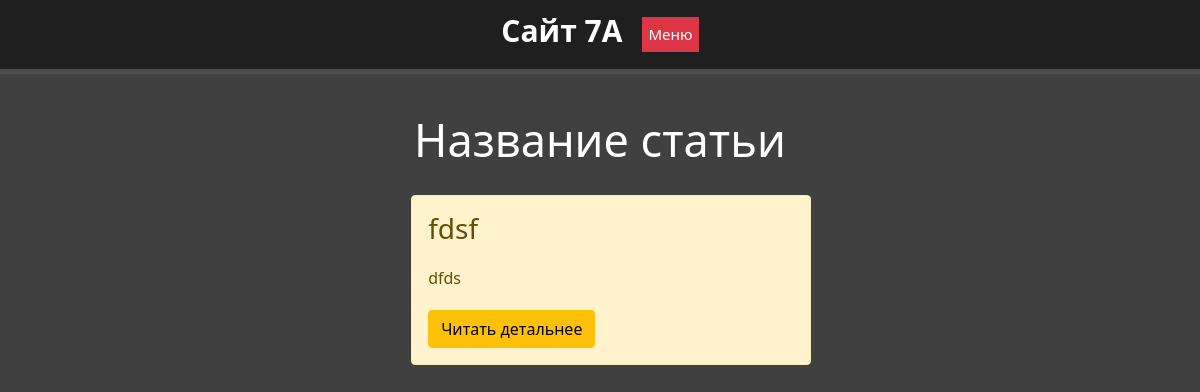
The app's page /news, older data.
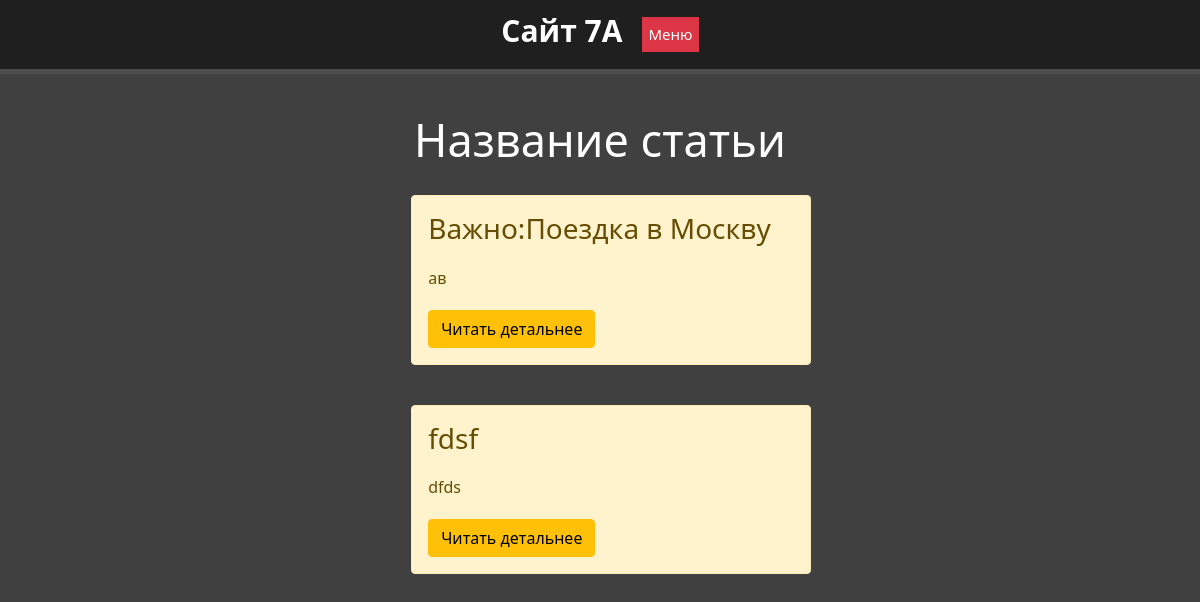
The same page, newer data.
### news/models.py (models this page shows, shortened)
class Articles(models.Model):
    title = models.CharField('Название', max_length=50)
    anons = models.CharField('Анонс', max_length=250)
    full_text = models.TextField("Текст")
    date = models.CharField('Дата публикации', default=time, max_length=50)
    class Meta:
        verbose_name = "Новость"

### news/views.py (the view)
# urls.py: path("", views.news_home, name="news_home"),
def news_home(request):
    news = Articles.objects.order_by('-date')
    return render(request, 'news/news.html', {'news': news})

### news/templates/news/news.html (shortened to what this page needs)
{% extends "main/layout.html" %}
{% block content %}
    <div class="features">
        <h1>Название статьи</h1>
        {% if news %}
            {% for el in news %}
                <div class="alert alert-warning">
                    <h3>{{ el.title }}</h3>
                    <p>{{ el.anons }}</p>
                    <a href="{% url "news-detail" el.id%}" class="btn btn-warning">Читать детальнее</a>
                </div>
            {% endfor %}
        {% else %}
            <p>У вас нет записей!</p>
        {% endif %}
    </div>
{% endblock %}

### main/templates/main/layout.html (shortened to what this page needs)
{%  load static %}
<!doctype html>
<html lang="ru">
<head>
    <link rel="stylesheet" href="https://cdn.jsdelivr.net/npm/bootstrap@5.1.3/dist/css/bootstrap.min.css">
    <link rel="stylesheet" href="{%  static "main/css/main.css" %}">
    <link rel="stylesheet" href="https://use.fontawesome.com/releases/v5.8.2/css/all.css">
</head>
<body>
<header>
    <div class="dws-menu">
        <ul class="dws-ul">
            <span class ="logo">Сайт 7А</span><br>
            <div class="dropdown">
              <button class="dropbtn">Меню</button>
            </div>
        </ul>
    </div>
</header>
    <main>
        <div class="container">
            {% block content %}
            {% endblock %}
        </div>
    </main>
</body>
</html>

### main/static/main/css/main.css (style rules this page uses)
body { background: #404040; }
.container { max-width: 2500px; margin: 0 auto; padding: 0 10px; }
a { color: white; text-decoration: none; }
.dws-menu { float: left; background: #1f1f1f; width: 100%; height: 100%; color: #fff; border-bottom: 5px solid #4d4d4d; }
ul.dws-ul { display: flex; padding: 0%; justify-content: center; margin-top: 10px; }
span.logo { font-size: 30px; font-weight: bold; position: relative; margin-right: 20px; margin-top: -2px; }
main .features { float: left; color: white; margin-top: 100px; text-align: center; width: 100%; }
main .features h1 { font-size: 45px; text-align: center; margin-top: -61px }
main .features p { ; margin: 20px auto }
.alert-warning { float: left; clear: both; width: 400px; margin: 20px 34%; text-align: left; }
.dropbtn { background-color: #dc3545; color: white; padding: 6px; font-size: 15px; border: none; margin-top: 7px; }
.dropdown { position: relative; display: inline-block; }

Row changes from the older to the newer data that the page shows:
added Articles: title "Важно:Поездка в Москву", anons "ав"
